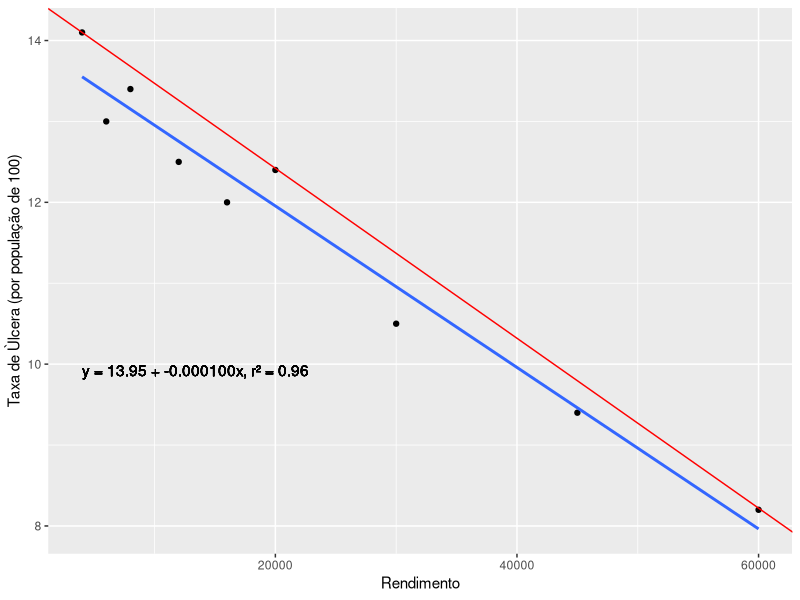

The R script that drew this image:
library( ggplot2 )

data <- data.frame(
  rendimento = c( 4000, 6000, 8000, 12000, 16000, 20000, 30000, 45000, 60000 ),
  taxa_de_ulcera = c( 14.1, 13.0, 13.4, 12.5, 12.0, 12.4, 10.5, 9.4, 8.2 )
)

modelo <- lm( data$taxa_de_ulcera ~ data$rendimento )
coeficientes <- modelo$coefficients
texto <- sprintf( 'y = %.2f + %.6fx, r² = %.2f', coeficientes[ 1 ], 
                  coeficientes[ 2 ], summary( modelo )$r.squared )

ggplot( data, aes( rendimento, taxa_de_ulcera )) + 
  geom_point() +
  geom_abline( intercept = 14.52, slope = -1.05 * 10^(-4), color = 'red') +
  geom_smooth( method = 'lm', se = FALSE ) +
  xlab( 'Rendimento' ) +
  ylab( 'Taxa de Ùlcera (por população de 100)' ) +
  geom_text( aes( x = min( data$rendimento ), y = 10, label = texto)
             , hjust = 0, vjust = 1 )
  